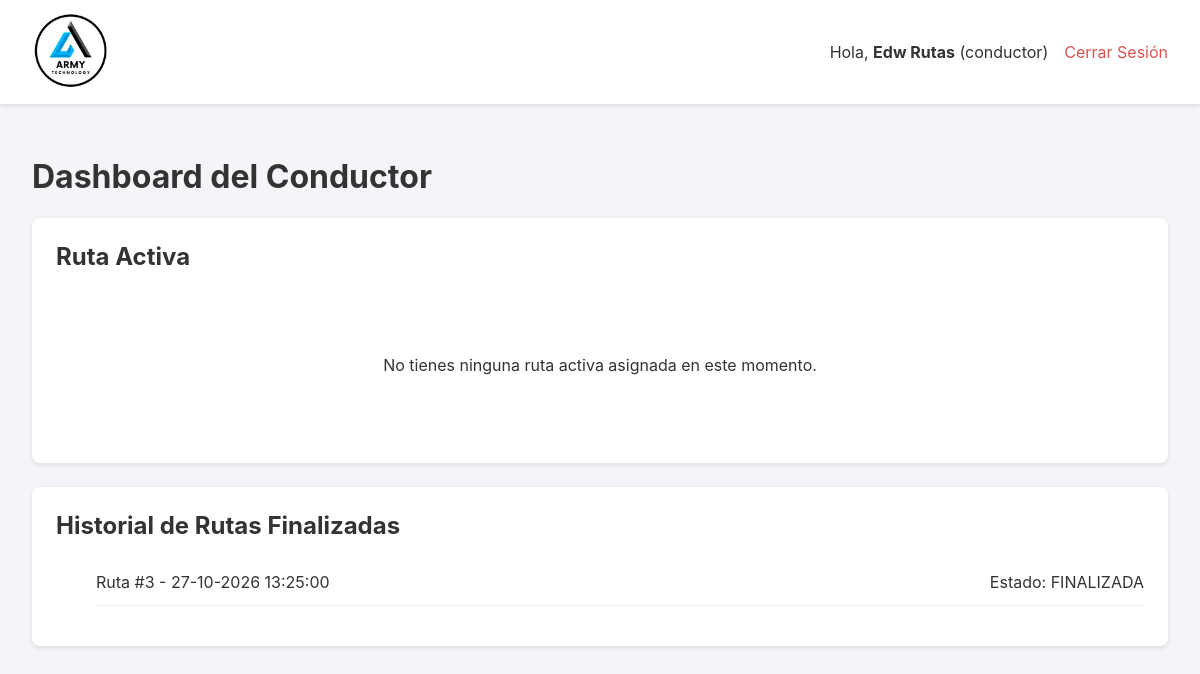
Page /mis-rutas (signed in) on the earlier database version.
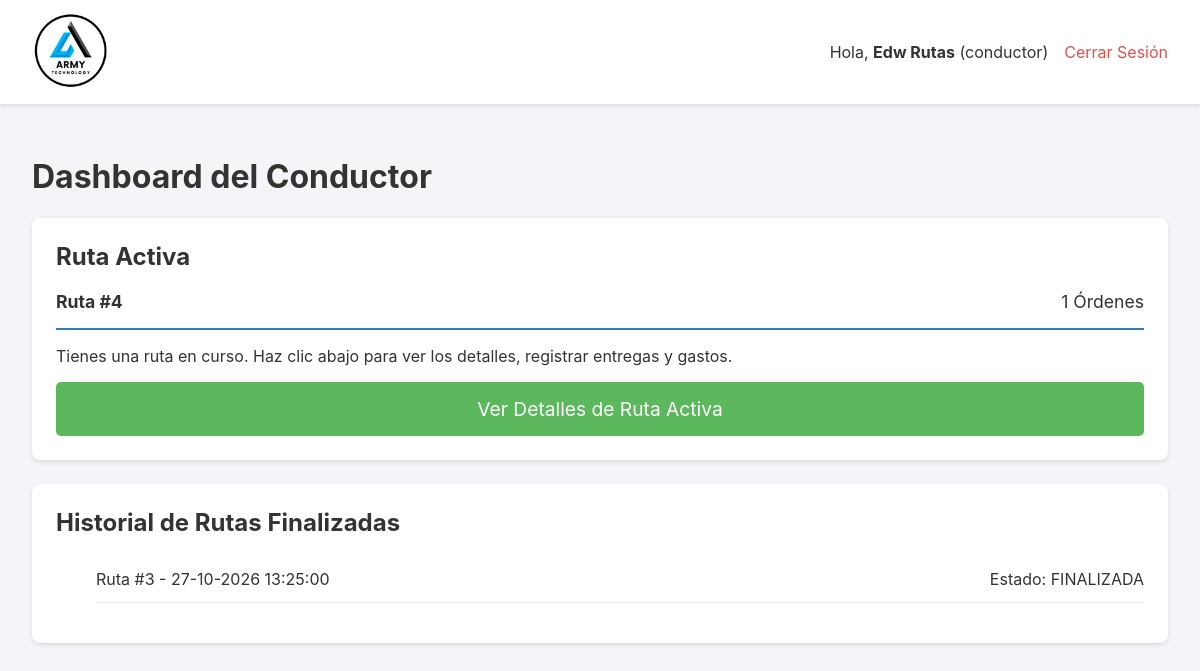
Same page on the later database version.
### app.py (models this page shows, shortened)
class HojaDeRuta(db.Model):
    __tablename__ = 'hoja_de_ruta'
    id = db.Column(db.Integer, primary_key=True)
    fecha_creacion = db.Column(db.DateTime, default=datetime.datetime.utcnow)
    estado = db.Column(db.String(20), nullable=False, default='EN_PREPARACION')
    gastos_asignados = db.Column(db.Float, nullable=False, default=0.0)
    ordenes = db.relationship('Orden', backref='hoja_de_ruta', lazy='dynamic')
    transacciones = db.relationship('Transaccion', backref='hoja_de_ruta', lazy='dynamic', cascade="all, delete-orphan")
    gastos_viaje = db.relationship('GastoViaje', backref='hoja_de_ruta', lazy='dynamic', cascade="all, delete-orphan")
    fecha_finalizacion = db.Column(db.DateTime, nullable=True)
    tipo_entrega = db.Column(db.String(20), nullable=False, default='INTERNA') # Valores: 'INTERNA', 'EXTERNA'
    conductor_id = db.Column(db.Integer, db.ForeignKey('user.id'), nullable=True) # Ahora es opcional
    conductor = db.relationship('User', backref='hojas_de_ruta')
    nombre_transportista = db.Column(db.String(100), nullable=True) # Ej: "Guatex", "Cargo Expreso"
    nombre_receptor = db.Column(db.String(100), nullable=True)     # Nombre de la persona que recibe
    id_receptor = db.Column(db.String(50), nullable=True)          # DPI, Cédula, etc.

### app.py (the view)
@app.route('/mis-rutas')
@login_required
@conductor_required
def dashboard_conductor():
    ruta_activa = db.session.execute(
        db.select(HojaDeRuta).where(
            HojaDeRuta.conductor_id == current_user.id,
            HojaDeRuta.estado == 'EN_RUTA'
        )
    ).first()
    if ruta_activa:
        ruta_activa = ruta_activa[0]
    historial_rutas = db.session.execute(
        db.select(HojaDeRuta).where(
            HojaDeRuta.conductor_id == current_user.id,
            HojaDeRuta.estado.in_(['FINALIZADA', 'ARCHIVADA'])
        ).order_by(HojaDeRuta.fecha_creacion.desc())
    ).scalars().all()
    return render_template(
        'dashboard_conductor.html',
        ruta_activa=ruta_activa,
        historial_rutas=historial_rutas
    )

### app.py (called while the page is built)
@login_manager.user_loader
def load_user(user_id):
    return db.session.get(User, int(user_id))

@app.template_filter('localtime')
def to_localtime_filter(utc_datetime):
    if not utc_datetime: return ""
    local_tz = pytz.timezone('America/Costa_Rica')
    local_dt = utc_datetime.replace(tzinfo=pytz.utc).astimezone(local_tz)
    return local_dt.strftime('%d-%m-%Y %H:%M:%S')

def conductor_required(f):
    @wraps(f)
    def decorated_function(*args, **kwargs):
        if not current_user.is_authenticated or current_user.role != 'conductor':
            flash('Se requiere rol de conductor para acceder a esta página.', 'error')
            return redirect(url_for('dashboard'))
        return f(*args, **kwargs)
    return decorated_function

### templates/dashboard_conductor.html (shortened to what this page needs)
{% extends "layout.html" %}
{% block content %}
<h1>Dashboard del Conductor</h1>
<div class="card">
    <h2>Ruta Activa</h2>
    {% if ruta_activa %}
        <div class="ruta-activa-header">
            <div class="ruta-info">
                <span><strong>Ruta #{{ ruta_activa.id }}</strong></span>
                <span>{{ ruta_activa.ordenes.count() }} Órdenes</span>
            </div>
        </div>
        <p>Tienes una ruta en curso. Haz clic abajo para ver los detalles, registrar entregas y gastos.</p>
        <a href="{{ url_for('detalle_ruta_conductor') }}" class="action-btn">Ver Detalles de Ruta Activa</a>
    {% else %}
        <div class="no-ruta">
            <p>No tienes ninguna ruta activa asignada en este momento.</p>
        </div>
    {% endif %}
</div>
<div class="card">
    <h2>Historial de Rutas Finalizadas</h2>
    {% if historial_rutas %}
    <ul class="historial-list">
        {% for ruta in historial_rutas %}
            <li>
                <span>Ruta #{{ ruta.id }} - {{ ruta.fecha_creacion|localtime }}</span>
                <span>Estado: {{ ruta.estado }}</span>
            </li>
        {% endfor %}
    </ul>
    {% else %}
        <p>Aún no has completado ninguna ruta.</p>
    {% endif %}
</div>
{% endblock %}

Differences in the rows shown:
added HojaDeRuta: id "4"
Other differences:
{{ ruta_activa.ordenes.count() }}: (not shown) → "1"
text no longer shown: "No tienes ninguna ruta activa asignada en este momento."
text now shown: "Ruta # Órdenes Tienes una ruta en curso. Haz clic abajo para ver los detalles, registrar entregas y gastos. Ver Detalles de Ruta Activa"
